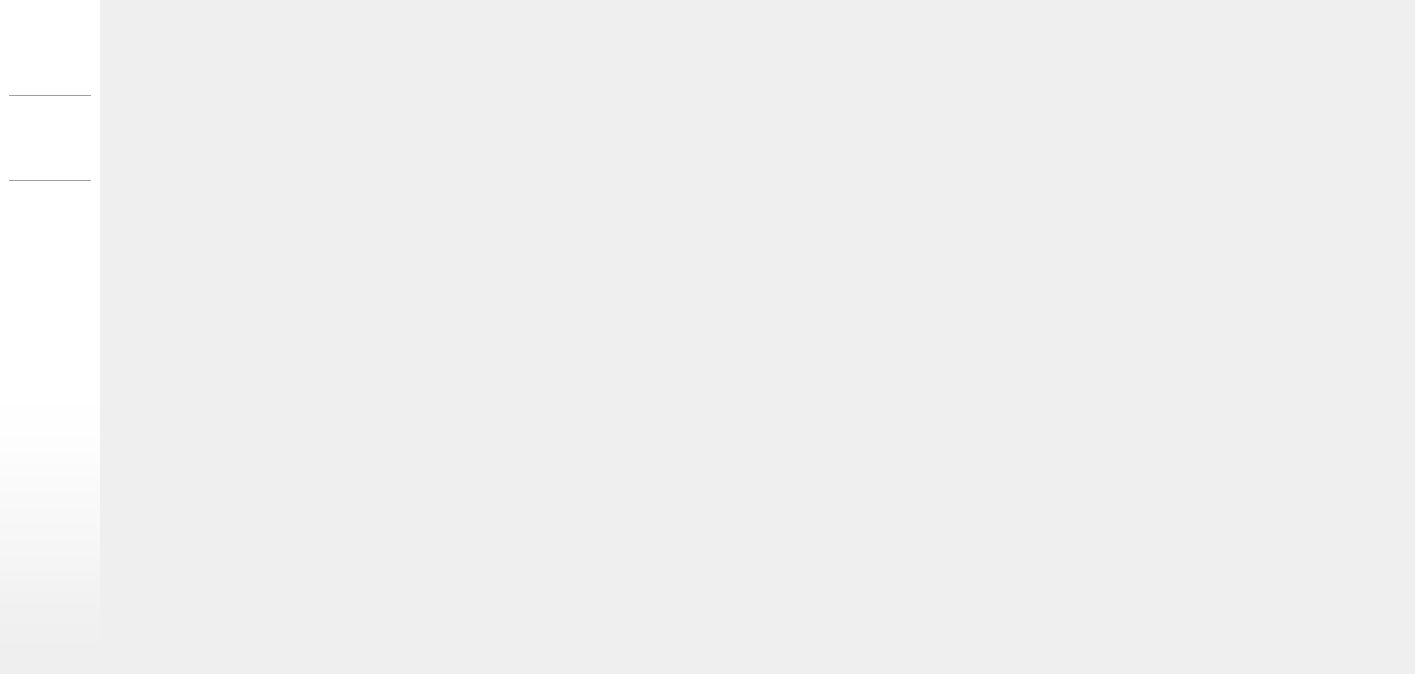
<?xml version="1.0" encoding="UTF-8"?>
<ui version="4.0">
 <class>MainWidget</class>
 <widget class="QWidget" name="MainWidget">
  <property name="geometry">
   <rect>
    <x>0</x>
    <y>0</y>
    <width>1415</width>
    <height>674</height>
   </rect>
  </property>
  <property name="windowTitle">
   <string>Form</string>
  </property>
  <layout class="QHBoxLayout" name="horizontalLayout">
   <property name="leftMargin">
    <number>0</number>
   </property>
   <property name="topMargin">
    <number>0</number>
   </property>
   <property name="bottomMargin">
    <number>0</number>
   </property>
   <item>
    <widget class="QWidget" name="widget" native="true">
     <property name="minimumSize">
      <size>
       <width>100</width>
       <height>0</height>
      </size>
     </property>
     <property name="maximumSize">
      <size>
       <width>100</width>
       <height>16777215</height>
      </size>
     </property>
     <property name="sizeIncrement">
      <size>
       <width>0</width>
       <height>0</height>
      </size>
     </property>
     <property name="styleSheet">
      <string notr="true">.QWidget {
	background-color:  qlineargradient(spread:pad, x1:0, y1:1, x2:0, y2:0, stop:0.0297872 rgba(255, 255, 255, 0), stop:0.0893617 rgba(255, 255, 255, 25), stop:0.12766 rgba(255, 255, 255, 59), stop:0.170213 rgba(255, 255, 255, 101), stop:0.225532 rgba(255, 255, 255, 137), stop:0.285106 rgba(255, 255, 255, 177), stop:0.348936 rgba(255, 255, 255, 231), stop:0.421277 rgba(255, 255, 255, 255));
}
</string>
     </property>
     <layout class="QVBoxLayout" name="verticalLayout">
      <item>
       <widget class="ClickableLabel" name="profileLabel">
        <property name="sizePolicy">
         <sizepolicy hsizetype="Fixed" vsizetype="Fixed">
          <horstretch>0</horstretch>
          <verstretch>0</verstretch>
         </sizepolicy>
        </property>
        <property name="minimumSize">
         <size>
          <width>80</width>
          <height>80</height>
         </size>
        </property>
        <property name="maximumSize">
         <size>
          <width>80</width>
          <height>80</height>
         </size>
        </property>
        <property name="cursor">
         <cursorShape>PointingHandCursor</cursorShape>
        </property>
        <property name="text">
         <string/>
        </property>
        <property name="pixmap">
         <pixmap resource="client.qrc">:/resources/main_profile_icon.png</pixmap>
        </property>
        <property name="scaledContents">
         <bool>true</bool>
        </property>
       </widget>
      </item>
      <item>
       <widget class="Line" name="line_2">
        <property name="orientation">
         <enum>Qt::Horizontal</enum>
        </property>
       </widget>
      </item>
      <item>
       <widget class="ClickableLabel" name="chatLabel">
        <property name="sizePolicy">
         <sizepolicy hsizetype="Fixed" vsizetype="Fixed">
          <horstretch>0</horstretch>
          <verstretch>0</verstretch>
         </sizepolicy>
        </property>
        <property name="minimumSize">
         <size>
          <width>80</width>
          <height>70</height>
         </size>
        </property>
        <property name="maximumSize">
         <size>
          <width>80</width>
          <height>70</height>
         </size>
        </property>
        <property name="cursor">
         <cursorShape>PointingHandCursor</cursorShape>
        </property>
        <property name="text">
         <string/>
        </property>
        <property name="pixmap">
         <pixmap resource="client.qrc">:/resources/main_chat_icon.png</pixmap>
        </property>
        <property name="scaledContents">
         <bool>true</bool>
        </property>
       </widget>
      </item>
      <item>
       <widget class="Line" name="line">
        <property name="sizePolicy">
         <sizepolicy hsizetype="Minimum" vsizetype="Fixed">
          <horstretch>0</horstretch>
          <verstretch>0</verstretch>
         </sizepolicy>
        </property>
        <property name="orientation">
         <enum>Qt::Horizontal</enum>
        </property>
       </widget>
      </item>
      <item>
       <widget class="ClickableLabel" name="settingLabel">
        <property name="sizePolicy">
         <sizepolicy hsizetype="Fixed" vsizetype="Fixed">
          <horstretch>0</horstretch>
          <verstretch>0</verstretch>
         </sizepolicy>
        </property>
        <property name="minimumSize">
         <size>
          <width>80</width>
          <height>80</height>
         </size>
        </property>
        <property name="maximumSize">
         <size>
          <width>80</width>
          <height>80</height>
         </size>
        </property>
        <property name="cursor">
         <cursorShape>PointingHandCursor</cursorShape>
        </property>
        <property name="text">
         <string/>
        </property>
        <property name="pixmap">
         <pixmap resource="client.qrc">:/resources/main_setting_icon.png</pixmap>
        </property>
        <property name="scaledContents">
         <bool>true</bool>
        </property>
       </widget>
      </item>
      <item>
       <spacer name="verticalSpacer">
        <property name="orientation">
         <enum>Qt::Vertical</enum>
        </property>
        <property name="sizeHint" stdset="0">
         <size>
          <width>20</width>
          <height>40</height>
         </size>
        </property>
       </spacer>
      </item>
     </layout>
    </widget>
   </item>
   <item>
    <widget class="QStackedWidget" name="stackedWidget">
     <property name="styleSheet">
      <string notr="true"/>
     </property>
     <widget class="QWidget" name="pageEmpty">
      <layout class="QGridLayout" name="gridLayout">
       <item row="0" column="0">
        <widget class="QLabel" name="label">
         <property name="text">
          <string/>
         </property>
         <property name="pixmap">
          <pixmap resource="client.qrc">:/resources/welcome_label.png</pixmap>
         </property>
         <property name="alignment">
          <set>Qt::AlignCenter</set>
         </property>
        </widget>
       </item>
      </layout>
     </widget>
     <widget class="QWidget" name="pageProfile">
      <layout class="QGridLayout" name="gridLayout_2">
       <property name="leftMargin">
        <number>200</number>
       </property>
       <property name="topMargin">
        <number>70</number>
       </property>
       <property name="rightMargin">
        <number>200</number>
       </property>
       <property name="bottomMargin">
        <number>70</number>
       </property>
       <item row="0" column="0">
        <widget class="QFrame" name="frame">
         <property name="maximumSize">
          <size>
           <width>900</width>
           <height>16777215</height>
          </size>
         </property>
         <property name="styleSheet">
          <string notr="true">QFrame {
	background-color: rgb(245, 245, 245);
	border-radius: 51;
}</string>
         </property>
         <property name="frameShape">
          <enum>QFrame::StyledPanel</enum>
         </property>
         <property name="frameShadow">
          <enum>QFrame::Raised</enum>
         </property>
         <layout class="QGridLayout" name="gridLayout_3">
          <item row="1" column="1" colspan="2">
           <widget class="Line" name="line_3">
            <property name="font">
             <font>
              <bold>false</bold>
             </font>
            </property>
            <property name="styleSheet">
             <string notr="true">background-color: rgb(65, 47, 50);</string>
            </property>
            <property name="frameShadow">
             <enum>QFrame::Sunken</enum>
            </property>
            <property name="orientation">
             <enum>Qt::Horizontal</enum>
            </property>
           </widget>
          </item>
          <item row="0" column="1">
           <widget class="QLabel" name="profileIconLabel">
            <property name="sizePolicy">
             <sizepolicy hsizetype="Preferred" vsizetype="Preferred">
              <horstretch>2</horstretch>
              <verstretch>1</verstretch>
             </sizepolicy>
            </property>
            <property name="minimumSize">
             <size>
              <width>0</width>
              <height>0</height>
             </size>
            </property>
            <property name="maximumSize">
             <size>
              <width>300</width>
              <height>300</height>
             </size>
            </property>
            <property name="text">
             <string/>
            </property>
            <property name="pixmap">
             <pixmap resource="client.qrc">:/resources/main_profile_icon.png</pixmap>
            </property>
            <property name="scaledContents">
             <bool>true</bool>
            </property>
            <property name="alignment">
             <set>Qt::AlignCenter</set>
            </property>
           </widget>
          </item>
          <item row="0" column="0">
           <widget class="QWidget" name="widget_3" native="true"/>
          </item>
          <item row="2" column="1" colspan="2">
           <widget class="QLabel" name="textStatusLabel">
            <property name="sizePolicy">
             <sizepolicy hsizetype="Preferred" vsizetype="Preferred">
              <horstretch>0</horstretch>
              <verstretch>2</verstretch>
             </sizepolicy>
            </property>
            <property name="minimumSize">
             <size>
              <width>0</width>
              <height>200</height>
             </size>
            </property>
            <property name="maximumSize">
             <size>
              <width>900</width>
              <height>16777215</height>
             </size>
            </property>
            <property name="font">
             <font>
              <pointsize>17</pointsize>
              <italic>true</italic>
              <bold>true</bold>
             </font>
            </property>
            <property name="styleSheet">
             <string notr="true">QLabel {
	color: rgb(65, 47, 50);
	padding-left: 10px;
}</string>
            </property>
            <property name="text">
             <string>Это мой статус!</string>
            </property>
            <property name="alignment">
             <set>Qt::AlignLeading|Qt::AlignLeft|Qt::AlignTop</set>
            </property>
           </widget>
          </item>
          <item row="0" column="2">
           <widget class="QWidget" name="widget_2" native="true">
            <property name="sizePolicy">
             <sizepolicy hsizetype="Preferred" vsizetype="Preferred">
              <horstretch>5</horstretch>
              <verstretch>1</verstretch>
             </sizepolicy>
            </property>
            <layout class="QGridLayout" name="gridLayout_5">
             <property name="leftMargin">
              <number>30</number>
             </property>
             <property name="rightMargin">
              <number>3</number>
             </property>
             <item row="0" column="2">
              <spacer name="horizontalSpacer">
               <property name="orientation">
                <enum>Qt::Horizontal</enum>
               </property>
               <property name="sizeHint" stdset="0">
                <size>
                 <width>40</width>
                 <height>20</height>
                </size>
               </property>
              </spacer>
             </item>
             <item row="0" column="0">
              <widget class="QLabel" name="cardIconLabel">
               <property name="maximumSize">
                <size>
                 <width>70</width>
                 <height>50</height>
                </size>
               </property>
               <property name="text">
                <string/>
               </property>
               <property name="pixmap">
                <pixmap resource="client.qrc">:/resources/profile_card_icon.png</pixmap>
               </property>
               <property name="scaledContents">
                <bool>true</bool>
               </property>
              </widget>
             </item>
             <item row="2" column="3" rowspan="2">
              <spacer name="verticalSpacer_2">
               <property name="orientation">
                <enum>Qt::Vertical</enum>
               </property>
               <property name="sizeHint" stdset="0">
                <size>
                 <width>20</width>
                 <height>40</height>
                </size>
               </property>
              </spacer>
             </item>
             <item row="2" column="1">
              <widget class="QLabel" name="emailLabel">
               <property name="maximumSize">
                <size>
                 <width>350</width>
                 <height>50</height>
                </size>
               </property>
               <property name="font">
                <font>
                 <pointsize>17</pointsize>
                 <italic>true</italic>
                 <bold>true</bold>
                </font>
               </property>
               <property name="styleSheet">
                <string notr="true">QLabel {
	color: rgb(65, 47, 50);}</string>
               </property>
               <property name="text">
                <string>superstar@gmail.com</string>
               </property>
              </widget>
             </item>
             <item row="0" column="1">
              <widget class="QLabel" name="usernameLabel">
               <property name="maximumSize">
                <size>
                 <width>350</width>
                 <height>50</height>
                </size>
               </property>
               <property name="font">
                <font>
                 <pointsize>17</pointsize>
                 <italic>true</italic>
                 <bold>true</bold>
                </font>
               </property>
               <property name="styleSheet">
                <string notr="true">QLabel {
	color: rgb(65, 47, 50);}</string>
               </property>
               <property name="text">
                <string>Nickname777SuperStar</string>
               </property>
              </widget>
             </item>
             <item row="3" column="1">
              <widget class="QLabel" name="birthdayLabel">
               <property name="maximumSize">
                <size>
                 <width>350</width>
                 <height>50</height>
                </size>
               </property>
               <property name="font">
                <font>
                 <pointsize>17</pointsize>
                 <italic>true</italic>
                 <bold>true</bold>
                </font>
               </property>
               <property name="styleSheet">
                <string notr="true">QLabel {
	color: rgb(65, 47, 50);}</string>
               </property>
               <property name="text">
                <string>01.12.2000</string>
               </property>
              </widget>
             </item>
             <item row="2" column="0">
              <widget class="QLabel" name="envelopeIconLabel">
               <property name="maximumSize">
                <size>
                 <width>70</width>
                 <height>50</height>
                </size>
               </property>
               <property name="text">
                <string/>
               </property>
               <property name="pixmap">
                <pixmap resource="client.qrc">:/resources/profile_envelope_icon.png</pixmap>
               </property>
               <property name="scaledContents">
                <bool>true</bool>
               </property>
              </widget>
             </item>
             <item row="3" column="0">
              <widget class="QLabel" name="calendarIconLabel">
               <property name="maximumSize">
                <size>
                 <width>70</width>
                 <height>50</height>
                </size>
               </property>
               <property name="text">
                <string/>
               </property>
               <property name="pixmap">
                <pixmap resource="client.qrc">:/resources/profile_calendar_icon.png</pixmap>
               </property>
               <property name="scaledContents">
                <bool>true</bool>
               </property>
              </widget>
             </item>
             <item row="0" column="3">
              <widget class="ClickableLabel" name="editIconLabel">
               <property name="minimumSize">
                <size>
                 <width>50</width>
                 <height>50</height>
                </size>
               </property>
               <property name="maximumSize">
                <size>
                 <width>50</width>
                 <height>50</height>
                </size>
               </property>
               <property name="cursor">
                <cursorShape>PointingHandCursor</cursorShape>
               </property>
               <property name="text">
                <string/>
               </property>
               <property name="pixmap">
                <pixmap resource="client.qrc">:/resources/profile_edit_icon.png</pixmap>
               </property>
               <property name="scaledContents">
                <bool>true</bool>
               </property>
              </widget>
             </item>
            </layout>
           </widget>
          </item>
         </layout>
        </widget>
       </item>
      </layout>
     </widget>
     <widget class="QWidget" name="pageChat">
      <layout class="QGridLayout" name="gridLayout_7">
       <property name="leftMargin">
        <number>50</number>
       </property>
       <property name="topMargin">
        <number>30</number>
       </property>
       <property name="rightMargin">
        <number>50</number>
       </property>
       <property name="bottomMargin">
        <number>30</number>
       </property>
       <item row="0" column="0">
        <widget class="QTabWidget" name="tabWidget">
         <property name="font">
          <font>
           <pointsize>14</pointsize>
           <italic>true</italic>
           <bold>true</bold>
          </font>
         </property>
         <property name="styleSheet">
          <string notr="true">QTabWidget::pane { 
	border: 0px solid rgb(245, 245, 245);
	border-radius: 30px;
}

QTabWidget::tab-bar {
	left: 10px; 
}
QTabWidget{
	background-color: rgb(245, 245, 245);
}

QTabBar::tab {
	margin-left:4px;
	padding:4px;
	border-top-left-radius: 6px;
	border-top-right-radius: 6px;
	background: rgb(245, 245, 245);
	border: 3px solid rgb(245, 245, 245);
	color: rgb(60, 47, 50);
	min-height:30px;
}

QTabBar::tab:selected {
	border-color: rgb(60, 47, 50);
	border-bottom-color: rgb(60, 47, 50); 
	margin-bottom:-1px;
}</string>
         </property>
         <property name="currentIndex">
          <number>2</number>
         </property>
         <widget class="QWidget" name="tabChats">
          <property name="styleSheet">
           <string notr="true">QWidget {
	background-color: rgb(245, 245, 245);
	border-radius: 10px;
}</string>
          </property>
          <attribute name="icon">
           <iconset resource="client.qrc">
            <normaloff>:/resources/chat_chat_icon.png</normaloff>:/resources/chat_chat_icon.png</iconset>
          </attribute>
          <attribute name="title">
           <string>Чаты</string>
          </attribute>
         </widget>
         <widget class="QWidget" name="tabGroups">
          <property name="styleSheet">
           <string notr="true">QWidget {
	background-color: rgb(245, 245, 245);
	border-radius: 10px;
}</string>
          </property>
          <attribute name="icon">
           <iconset resource="client.qrc">
            <normaloff>:/resources/chat_group_icon.png</normaloff>:/resources/chat_group_icon.png</iconset>
          </attribute>
          <attribute name="title">
           <string>Группы</string>
          </attribute>
         </widget>
         <widget class="QWidget" name="tabChannels">
          <property name="styleSheet">
           <string notr="true">QWidget {
	background-color: rgb(245, 245, 245);
	border-radius: 10px;
}</string>
          </property>
          <attribute name="icon">
           <iconset resource="client.qrc">
            <normaloff>:/resources/chat_channel_icon.png</normaloff>:/resources/chat_channel_icon.png</iconset>
          </attribute>
          <attribute name="title">
           <string>Каналы</string>
          </attribute>
         </widget>
        </widget>
       </item>
      </layout>
     </widget>
     <widget class="QWidget" name="pageSetting">
      <layout class="QGridLayout" name="gridLayout_6">
       <property name="leftMargin">
        <number>250</number>
       </property>
       <property name="topMargin">
        <number>70</number>
       </property>
       <property name="rightMargin">
        <number>250</number>
       </property>
       <property name="bottomMargin">
        <number>70</number>
       </property>
       <item row="0" column="0">
        <widget class="QFrame" name="frame_2">
         <property name="styleSheet">
          <string notr="true">QFrame {
	background-color: rgb(245, 245, 245);
	border-radius: 51;
}</string>
         </property>
         <property name="frameShape">
          <enum>QFrame::StyledPanel</enum>
         </property>
         <property name="frameShadow">
          <enum>QFrame::Raised</enum>
         </property>
         <layout class="QVBoxLayout" name="verticalLayout_2">
          <property name="leftMargin">
           <number>150</number>
          </property>
          <property name="topMargin">
           <number>20</number>
          </property>
          <property name="rightMargin">
           <number>150</number>
          </property>
          <property name="bottomMargin">
           <number>20</number>
          </property>
          <item>
           <widget class="QPushButton" name="privateButton">
            <property name="sizePolicy">
             <sizepolicy hsizetype="Minimum" vsizetype="Preferred">
              <horstretch>0</horstretch>
              <verstretch>0</verstretch>
             </sizepolicy>
            </property>
            <property name="minimumSize">
             <size>
              <width>0</width>
              <height>70</height>
             </size>
            </property>
            <property name="font">
             <font>
              <family>Ubuntu</family>
              <pointsize>17</pointsize>
              <italic>true</italic>
              <bold>true</bold>
             </font>
            </property>
            <property name="cursor">
             <cursorShape>PointingHandCursor</cursorShape>
            </property>
            <property name="styleSheet">
             <string notr="true">QPushButton {
	background-color: rgb(245, 245, 245);
	color: rgb(60, 45, 50);
	border: 5px solid rgb(60, 45, 50);
	border-radius: 20;
}

QPushButton:hover {
	background-color: rgb(60, 45, 50);
	color: rgb(245, 245, 245);
}</string>
            </property>
            <property name="text">
             <string>Приватность</string>
            </property>
           </widget>
          </item>
          <item>
           <widget class="QPushButton" name="complaintButton">
            <property name="sizePolicy">
             <sizepolicy hsizetype="Minimum" vsizetype="Preferred">
              <horstretch>0</horstretch>
              <verstretch>0</verstretch>
             </sizepolicy>
            </property>
            <property name="minimumSize">
             <size>
              <width>0</width>
              <height>70</height>
             </size>
            </property>
            <property name="font">
             <font>
              <pointsize>17</pointsize>
              <italic>true</italic>
              <bold>true</bold>
             </font>
            </property>
            <property name="cursor">
             <cursorShape>PointingHandCursor</cursorShape>
            </property>
            <property name="styleSheet">
             <string notr="true">QPushButton {
	background-color: rgb(245, 245, 245);
	color: rgb(60, 45, 50);
	border: 5px solid rgb(60, 45, 50);
	border-radius: 20;
}

QPushButton:hover {
	background-color: rgb(60, 45, 50);
	color: rgb(245, 245, 245);
}</string>
            </property>
            <property name="text">
             <string>Жалоба</string>
            </property>
           </widget>
          </item>
          <item>
           <widget class="QPushButton" name="aboutButton">
            <property name="sizePolicy">
             <sizepolicy hsizetype="Minimum" vsizetype="Preferred">
              <horstretch>0</horstretch>
              <verstretch>0</verstretch>
             </sizepolicy>
            </property>
            <property name="minimumSize">
             <size>
              <width>0</width>
              <height>70</height>
             </size>
            </property>
            <property name="font">
             <font>
              <pointsize>17</pointsize>
              <italic>true</italic>
              <bold>true</bold>
             </font>
            </property>
            <property name="cursor">
             <cursorShape>PointingHandCursor</cursorShape>
            </property>
            <property name="styleSheet">
             <string notr="true">QPushButton {
	background-color: rgb(245, 245, 245);
	color: rgb(60, 45, 50);
	border: 5px solid rgb(60, 45, 50);
	border-radius: 20;
}

QPushButton:hover {
	background-color: rgb(60, 45, 50);
	color: rgb(245, 245, 245);
}</string>
            </property>
            <property name="text">
             <string>О LinkDove</string>
            </property>
           </widget>
          </item>
          <item>
           <spacer name="verticalSpacer_3">
            <property name="orientation">
             <enum>Qt::Vertical</enum>
            </property>
            <property name="sizeHint" stdset="0">
             <size>
              <width>20</width>
              <height>40</height>
             </size>
            </property>
           </spacer>
          </item>
          <item>
           <widget class="QPushButton" name="quitButton">
            <property name="sizePolicy">
             <sizepolicy hsizetype="Minimum" vsizetype="Preferred">
              <horstretch>0</horstretch>
              <verstretch>0</verstretch>
             </sizepolicy>
            </property>
            <property name="minimumSize">
             <size>
              <width>0</width>
              <height>75</height>
             </size>
            </property>
            <property name="font">
             <font>
              <pointsize>17</pointsize>
              <italic>true</italic>
              <bold>true</bold>
             </font>
            </property>
            <property name="cursor">
             <cursorShape>PointingHandCursor</cursorShape>
            </property>
            <property name="styleSheet">
             <string notr="true">QPushButton {
	background-color: rgb(245, 245, 245);
	color: rgb(60, 45, 50);
	border: 5px solid rgb(60, 45, 50);
	border-radius: 20;
}

QPushButton:hover {
	background-color: rgb(60, 45, 50);
	color: rgb(245, 245, 245);
}</string>
            </property>
            <property name="text">
             <string>Выйти из аккаунта</string>
            </property>
           </widget>
          </item>
         </layout>
        </widget>
       </item>
      </layout>
     </widget>
    </widget>
   </item>
  </layout>
 </widget>
 <customwidgets>
  <customwidget>
   <class>ClickableLabel</class>
   <extends>QLabel</extends>
   <header>clickablelabel.h</header>
  </customwidget>
 </customwidgets>
 <resources>
  <include location="client.qrc"/>
 </resources>
 <connections/>
</ui>
